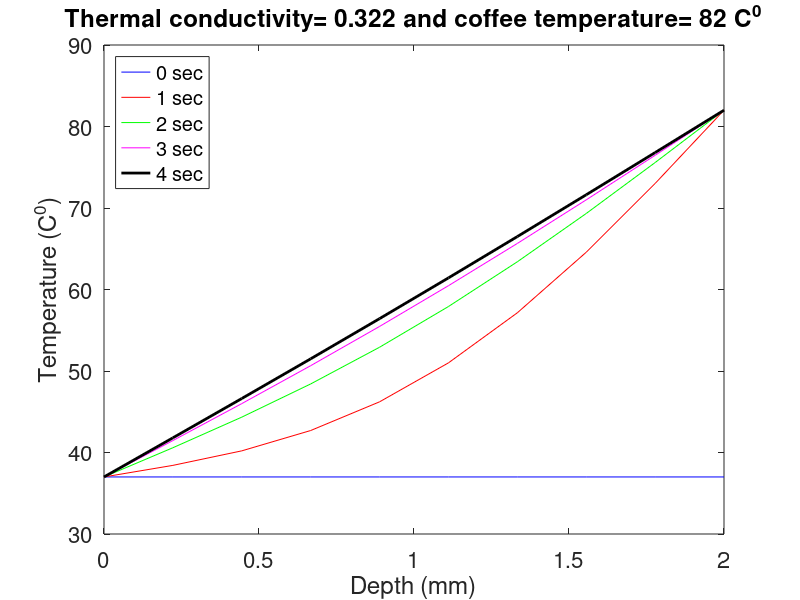
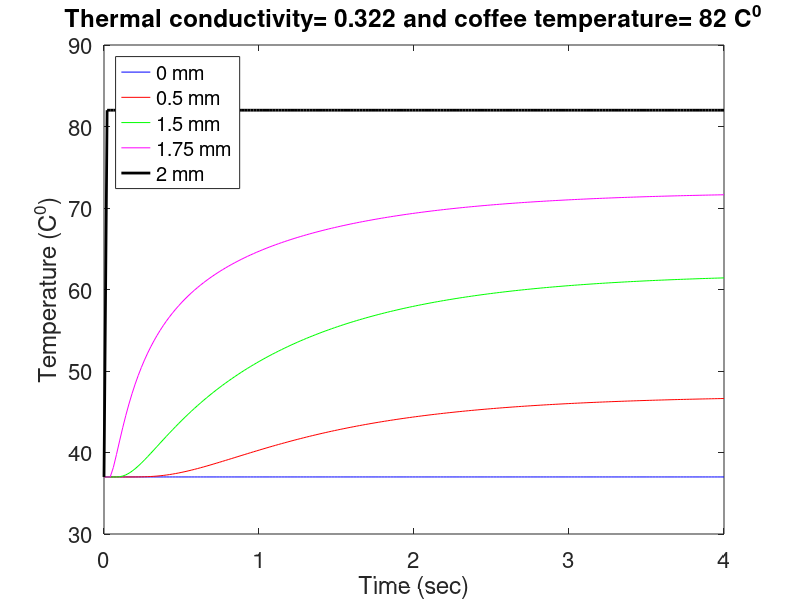

Write MATLAB code to recreate these figures, in order.

clear all; 
close all; 

                    %%%Analytical Solution



                    %%%Numerical Solution
%initialise numerical variables
%space 
L = 2; %skin depth
dx = 0.2; %space step
nx = L/dx; %number of space points
x = linspace(0,L,nx); %space variable
%time 
Time = 4; %maximum time 
dt = 0.02; %time step
nt = Time/dt; %number of time points
t = linspace(0,Time,nt); %time variable

%themral conductivity
%k = 0.209; %epidermis dominated effect
k = 0.322; %dermis dominated effect

%CFL number to ensure stability (less or equal to 0.5)
CFL = dt/dx^2;

%Define boundary temperatures
%body temperature 
Tbody_C = 37; %in celsius 
Tbody_K = Tbody_C + 273.15; %kelvin
%coffee temperature 1
% Tcoffee_C = 60; %in celsius
% Tcoffee_K = Tcoffee_C + 273.15; %kelvin
%coffee temperature 2
Tcoffee_C = 82; %in celsius
Tcoffee_K = Tcoffee_C + 273.15; %kelvin

%initial condition
Tini = zeros(nx,1);
Tini(:,1) = Tbody_K;

%boundary conditions
%BC at x=0
T0 = zeros(1,nt); %define a vector
T0(1,:) = Tbody_K; 
%BC at x=L
TL = zeros(1,nt); %define a vector
TL(1,:) = Tcoffee_K;

%construct the solution matrix
Tsol = zeros(nx,nt); %define the dimensions of the solution matrix
Tsol(1,:) = T0; %insert the first BC
Tsol(nx,:) = TL; %insert the second BC
Tsol(:,1) = Tini; %insert the IC

%set up the iteration process for forward Euler method
for i = 1:nt-1
    for j = 2:nx-1
        Tsol(j,i+1) = Tsol(j,i) + k * CFL *(Tsol(j+1,i)-2*Tsol(j,i)+Tsol(j-1,i));
    end
end

%convert the solution to celsius
Tsol = Tsol-273.15;

%plotting
%for different time steps
figure(1)
plot(x,Tsol(:,1),'b',x,Tsol(:,50),'r',x,Tsol(:,100),'g',...
    x,Tsol(:,150),'m',x,Tsol(:,200),'k','LineWidth',2)
xlabel('Depth (mm)')
ylabel('Temperature (C^0)')
title(['Thermal conductivity= ', num2str(k), ' and coffee temperature= ', ...
    num2str(Tcoffee_C),' C^0'])
legend('0 sec','1 sec','2 sec','3 sec','4 sec','Location','NorthWest')
set(gca,'FontSize',16)

figure(2)
plot(t,Tsol(1,:),'b',t,Tsol(3,:),'r',t,Tsol(6,:),'g',...
    t,Tsol(8,:),'m',t,Tsol(10,:),'k','LineWidth',2)
xlabel('Time (sec)')
ylabel('Temperature (C^0)')
title(['Thermal conductivity= ', num2str(k), ' and coffee temperature= ', ...
    num2str(Tcoffee_C),' C^0'])
legend('0 mm','0.5 mm','1.5 mm','1.75 mm','2 mm','Location','NorthWest')
set(gca,'FontSize',16)
